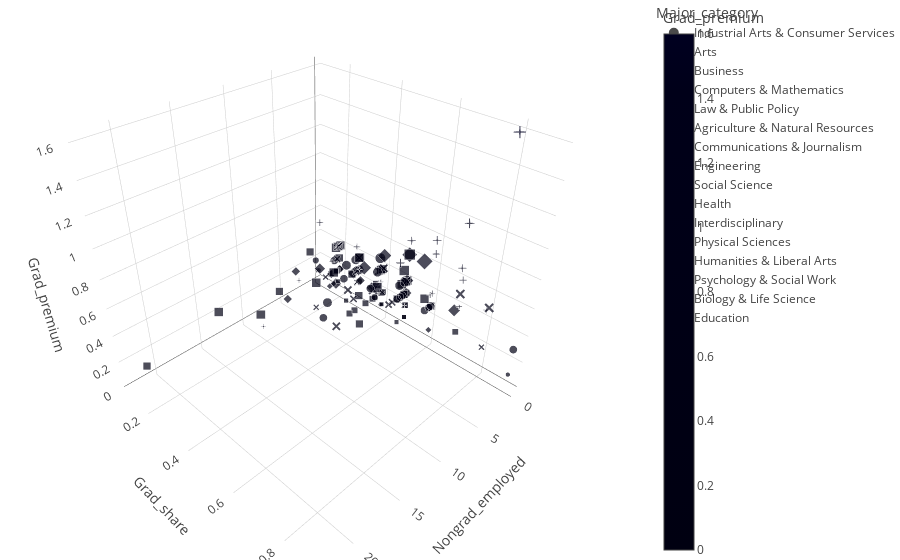

The notebook cell saved with this chart:
### Code cell
fig = px.scatter_3d(df_grad, x='Nongrad_employed', y='Grad_share', z='Grad_premium',
              color='Grad_premium', size='Grad_premium', size_max=18,
              symbol='Major_category', opacity=0.7)

# tight layout
fig.update_layout(margin=dict(l=0, r=0, b=0, t=0))

### Figure 1 — Plotly figure (JSON) as saved in the notebook; plotly's stock layout.template omitted (floating-point values rounded to 4 significant figures)
{"data": [{"hovertemplate": "Major_category=Industrial Arts & Consumer Services<br>Nongrad_employed=%{x}<br>Grad_share=%{y}<br>Grad_premium=%{marker.color}<extra></extra>", "legendgroup": "Industrial Arts & Consumer Services", "marker": {"color": [0.2, 0.1, 0.2, 0.3, 0.4, 0.3, 0.2], "coloraxis": "coloraxis", "opacity": 0.7, "size": [0.2, 0.1, 0.2, 0.3, 0.4, 0.3, 0.2], "sizemode": "area", "sizeref": 0.004938, "symbol": "circle"}, "mode": "markers", "name": "Industrial Arts & Consumer Services", "scene": "scene", "showlegend": true, "type": "scatter3d", "x": [0.7, 0.3, 0.1, 0.9, 2.2, 2.5, 0], "y": [0.1, 0.1, 0.2, 0.2, 0.3, 0.3, 0.4], "z": [0.2, 0.1, 0.2, 0.3, 0.4, 0.3, 0.2]}, {"hovertemplate": "Major_category=Arts<br>Nongrad_employed=%{x}<br>Grad_share=%{y}<br>Grad_premium=%{marker.color}<extra></extra>", "legendgroup": "Arts", "marker": {"color": [0.2, 0.1, 0.2, 0.3, 0.3, 0.3, 0.3, 0.3], "coloraxis": "coloraxis", "opacity": 0.7, "size": [0.2, 0.1, 0.2, 0.3, 0.3, 0.3, 0.3, 0.3], "sizemode": "area", "sizeref": 0.004938, "symbol": "diamond"}, "mode": "markers", "name": "Arts", "scene": "scene", "showlegend": true, "type": "scatter3d", "x": [3.5, 0.9, 0.1, 3.6, 0.4, 0.5, 1.2, 1.7], "y": [0.1, 0.2, 0.2, 0.3, 0.3, 0.3, 0.3, 0.4], "z": [0.2, 0.1, 0.2, 0.3, 0.3, 0.3, 0.3, 0.3]}, {"hovertemplate": "Major_category=Business<br>Nongrad_employed=%{x}<br>Grad_share=%{y}<br>Grad_premium=%{marker.color}<extra></extra>", "legendgroup": "Business", "marker": {"color": [0.3, 0.3, 0.4, 0.3, 0.2, 0.4, 0.4, 0.4, 0.4, 0.4, 0.3, 0.3, 0.3], "coloraxis": "coloraxis", "opacity": 0.7, "size": [0.3, 0.3, 0.4, 0.3, 0.2, 0.4, 0.4, 0.4, 0.4, 0.4, 0.3, 0.3, 0.3], "sizemode": "area", "sizeref": 0.004938, "symbol": "square"}, "mode": "markers", "name": "Business", "scene": "scene", "showlegend": true, "type": "scatter3d", "x": [1.5, 8.2, 0.7, 22.5, 1.3, 0.4, 15.1, 0.1, 12.8, 6.2, 1.4, 0.6, 0.5], "y": [0.1, 0.2, 0.2, 0.2, 0.2, 0.2, 0.2, 0.2, 0.3, 0.3, 0.3, 0.3, 0.3], "z": [0.3, 0.3, 0.4, 0.3, 0.2, 0.4, 0.4, 0.4, 0.4, 0.4, 0.3, 0.3, 0.3]}, {"hovertemplate": "Major_category=Computers & Mathematics<br>Nongrad_employed=%{x}<br>Grad_share=%{y}<br>Grad_premium=%{marker.color}<extra></extra>", "legendgroup": "Computers & Mathematics", "marker": {"color": [0.1, 0.4, 0.4, 0.4, 0.2, 0.2, 0.2, 0.1, 0.3, 0.2, 0.3], "coloraxis": "coloraxis", "opacity": 0.7, "size": [0.1, 0.4, 0.4, 0.4, 0.2, 0.2, 0.2, 0.1, 0.3, 0.2, 0.3], "sizemode": "area", "sizeref": 0.004938, "symbol": "x"}, "mode": "markers", "name": "Computers & Mathematics", "scene": "scene", "showlegend": true, "type": "scatter3d", "x": [0.4, 0.2, 0.4, 0.3, 2.1, 0.6, 6.2, 0.1, 0.1, 0.2, 2.6], "y": [0.1, 0.2, 0.2, 0.2, 0.2, 0.3, 0.3, 0.4, 0.5, 0.5, 0.5], "z": [0.1, 0.4, 0.4, 0.4, 0.2, 0.2, 0.2, 0.1, 0.3, 0.2, 0.3]}, {"hovertemplate": "Major_category=Law & Public Policy<br>Nongrad_employed=%{x}<br>Grad_share=%{y}<br>Grad_premium=%{marker.color}<extra></extra>", "legendgroup": "Law & Public Policy", "marker": {"color": [0.5, 0.3, 0.5, 0.3, 0.4], "coloraxis": "coloraxis", "opacity": 0.7, "size": [0.5, 0.3, 0.5, 0.3, 0.4], "sizemode": "area", "sizeref": 0.004938, "symbol": "cross"}, "mode": "markers", "name": "Law & Public Policy", "scene": "scene", "showlegend": true, "type": "scatter3d", "x": [0.1, 5.7, 0.5, 0.4, 0.1], "y": [0.1, 0.2, 0.4, 0.4, 0.6], "z": [0.5, 0.3, 0.5, 0.3, 0.4]}, {"hovertemplate": "Major_category=Agriculture & Natural Resources<br>Nongrad_employed=%{x}<br>Grad_share=%{y}<br>Grad_premium=%{marker.color}<extra></extra>", "legendgroup": "Agriculture & Natural Resources", "marker": {"color": [0.2, 0.4, 0.3, 0.3, 0.3, 0.3, 0, 0.5, 0, 0.1], "coloraxis": "coloraxis", "opacity": 0.7, "size": [0.2, 0.4, 0.3, 0.3, 0.3, 0.3, 0, 0.5, 0, 0.1], "sizemode": "area", "sizeref": 0.004938, "symbol": "circle"}, "mode": "markers", "name": "Agriculture & Natural Resources", "scene": "scene", "showlegend": true, "type": "scatter3d", "x": [0.7, 0.9, 0.5, 0.6, 0.6, 0.3, 0, 0.7, 0.1, 0.2], "y": [0.2, 0.3, 0.3, 0.3, 0.3, 0.3, 0.3, 0.4, 0.4, 0.4], "z": [0.2, 0.4, 0.3, 0.3, 0.3, 0.3, 0, 0.5, 0, 0.1]}, {"hovertemplate": "Major_category=Communications & Journalism<br>Nongrad_employed=%{x}<br>Grad_share=%{y}<br>Grad_premium=%{marker.color}<extra></extra>", "legendgroup": "Communications & Journalism", "marker": {"color": [0.2, 0.1, 0.2, 0.3], "coloraxis": "coloraxis", "opacity": 0.7, "size": [0.2, 0.1, 0.2, 0.3], "sizemode": "area", "sizeref": 0.004938, "symbol": "diamond"}, "mode": "markers", "name": "Communications & Journalism", "scene": "scene", "showlegend": true, "type": "scatter3d", "x": [1.3, 1.5, 7.2, 2.9], "y": [0.2, 0.2, 0.2, 0.2], "z": [0.2, 0.1, 0.2, 0.3]}, {"hovertemplate": "Major_category=Engineering<br>Nongrad_employed=%{x}<br>Grad_share=%{y}<br>Grad_premium=%{marker.color}<extra></extra>", "legendgroup": "Engineering", "marker": {"color": [0.3, 0.2, 0.2, 0.2, 0.1, 0, 0, 0.4, 0.3, 0.1, 0.3, 0.2, 0.2, 0.1, 0.2, 0.3, 0.2, 0, 0.2, 0.2, 0.2, 0.1, 0.3, 0.1, 0, 0.4, 0.1, 0.3, 0.2], "coloraxis": "coloraxis", "opacity": 0.7, "size": [0.3, 0.2, 0.2, 0.2, 0.1, 0, 0, 0.4, 0.3, 0.1, 0.3, 0.2, 0.2, 0.1, 0.2, 0.3, 0.2, 0, 0.2, 0.2, 0.2, 0.1, 0.3, 0.1, 0, 0.4, 0.1, 0.3, 0.2], "sizemode": "area", "sizeref": 0.004938, "symbol": "square"}, "mode": "markers", "name": "Engineering", "scene": "scene", "showlegend": true, "type": "scatter3d", "x": [0.2, 0.5, 0.6, 0.7, 0.3, 0.1, 0.1, 0.3, 0.4, 2.1, 3.5, 2.5, 1.2, 0.1, 4, 1, 0, 0.1, 4.7, 0.2, 0.1, 1.2, 0.4, 0.1, 0.1, 0.1, 0.1, 0.1, 0], "y": [0.2, 0.2, 0.2, 0.2, 0.2, 0.3, 0.3, 0.3, 0.3, 0.3, 0.4, 0.4, 0.4, 0.4, 0.4, 0.4, 0.4, 0.4, 0.4, 0.4, 0.5, 0.5, 0.5, 0.5, 0.5, 0.5, 0.5, 0.6, 0.7], "z": [0.3, 0.2, 0.2, 0.2, 0.1, 0, 0, 0.4, 0.3, 0.1, 0.3, 0.2, 0.2, 0.1, 0.2, 0.3, 0.2, 0, 0.2, 0.2, 0.2, 0.1, 0.3, 0.1, 0, 0.4, 0.1, 0.3, 0.2]}, {"hovertemplate": "Major_category=Social Science<br>Nongrad_employed=%{x}<br>Grad_share=%{y}<br>Grad_premium=%{marker.color}<extra></extra>", "legendgroup": "Social Science", "marker": {"color": [0.3, 0.3, 0.4, 0.3, 0.4, 0.4, 0.4, 0.5, 0.4], "coloraxis": "coloraxis", "opacity": 0.7, "size": [0.3, 0.3, 0.4, 0.3, 0.4, 0.4, 0.4, 0.5, 0.4], "sizemode": "area", "sizeref": 0.004938, "symbol": "x"}, "mode": "markers", "name": "Social Science", "scene": "scene", "showlegend": true, "type": "scatter3d", "x": [0.5, 0.8, 0.4, 4.2, 0.8, 5, 0.1, 4.9, 0.5], "y": [0.2, 0.3, 0.3, 0.4, 0.4, 0.4, 0.5, 0.5, 0.5], "z": [0.3, 0.3, 0.4, 0.3, 0.4, 0.4, 0.4, 0.5, 0.4]}, {"hovertemplate": "Major_category=Health<br>Nongrad_employed=%{x}<br>Grad_share=%{y}<br>Grad_premium=%{marker.color}<extra></extra>", "legendgroup": "Health", "marker": {"color": [0.3, 0.4, 0.3, 0.5, 0.1, 0.3, 0.3, 0.3, 0.4, 0, 0.5, 1.6], "coloraxis": "coloraxis", "opacity": 0.7, "size": [0.3, 0.4, 0.3, 0.5, 0.1, 0.3, 0.3, 0.3, 0.4, 0, 0.5, 1.6], "sizemode": "area", "sizeref": 0.004938, "symbol": "cross"}, "mode": "markers", "name": "Health", "scene": "scene", "showlegend": true, "type": "scatter3d", "x": [1.2, 0.5, 12.6, 0.8, 1.9, 0.5, 0.7, 0.4, 0.4, 1.2, 0.4, 0.2], "y": [0.2, 0.2, 0.3, 0.3, 0.4, 0.4, 0.4, 0.4, 0.4, 0.5, 0.8, 0.8], "z": [0.3, 0.4, 0.3, 0.5, 0.1, 0.3, 0.3, 0.3, 0.4, 0, 0.5, 1.6]}, {"hovertemplate": "Major_category=Interdisciplinary<br>Nongrad_employed=%{x}<br>Grad_share=%{y}<br>Grad_premium=%{marker.color}<extra></extra>", "legendgroup": "Interdisciplinary", "marker": {"color": [0.2], "coloraxis": "coloraxis", "opacity": 0.7, "size": [0.2], "sizemode": "area", "sizeref": 0.004938, "symbol": "circle"}, "mode": "markers", "name": "Interdisciplinary", "scene": "scene", "showlegend": true, "type": "scatter3d", "x": [0.3], "y": [0.3], "z": [0.2]}, {"hovertemplate": "Major_category=Physical Sciences<br>Nongrad_employed=%{x}<br>Grad_share=%{y}<br>Grad_premium=%{marker.color}<extra></extra>", "legendgroup": "Physical Sciences", "marker": {"color": [0.2, 0.5, 0.5, 0.3, 0.3, 0.4, 0.6, 0.1, 0.7, 0.4], "coloraxis": "coloraxis", "opacity": 0.7, "size": [0.2, 0.5, 0.5, 0.3, 0.3, 0.4, 0.6, 0.1, 0.7, 0.4], "sizemode": "area", "sizeref": 0.004938, "symbol": "diamond"}, "mode": "markers", "name": "Physical Sciences", "scene": "scene", "showlegend": true, "type": "scatter3d", "x": [0.1, 2.9, 0.1, 0.7, 0.1, 0.1, 0.1, 0, 1.8, 0.7], "y": [0.3, 0.4, 0.4, 0.5, 0.5, 0.5, 0.5, 0.6, 0.6, 0.7], "z": [0.2, 0.5, 0.5, 0.3, 0.3, 0.4, 0.6, 0.1, 0.7, 0.4]}, {"hovertemplate": "Major_category=Humanities & Liberal Arts<br>Nongrad_employed=%{x}<br>Grad_share=%{y}<br>Grad_premium=%{marker.color}<extra></extra>", "legendgroup": "Humanities & Liberal Arts", "marker": {"color": [0.4, 0.4, 0.4, 0.4, 0.4, 0.2, 0.3, 0.4, 0.3, 0.4, 0.5, 0.5, 0.3, 0.6, 0.4], "coloraxis": "coloraxis", "opacity": 0.7, "size": [0.4, 0.4, 0.4, 0.4, 0.4, 0.2, 0.3, 0.4, 0.3, 0.4, 0.5, 0.5, 0.3, 0.6, 0.4], "sizemode": "area", "sizeref": 0.004938, "symbol": "square"}, "mode": "markers", "name": "Humanities & Liberal Arts", "scene": "scene", "showlegend": true, "type": "scatter3d", "x": [3.9, 0.4, 0.3, 0.5, 0.3, 1.5, 0.4, 0.9, 6.5, 0.3, 0.7, 4.4, 1.4, 0.1, 1.2], "y": [0.3, 0.3, 0.4, 0.4, 0.4, 0.4, 0.5, 0.5, 0.5, 0.5, 0.5, 0.5, 0.5, 0.5, 0.6], "z": [0.4, 0.4, 0.4, 0.4, 0.4, 0.2, 0.3, 0.4, 0.3, 0.4, 0.5, 0.5, 0.3, 0.6, 0.4]}, {"hovertemplate": "Major_category=Psychology & Social Work<br>Nongrad_employed=%{x}<br>Grad_share=%{y}<br>Grad_premium=%{marker.color}<extra></extra>", "legendgroup": "Psychology & Social Work", "marker": {"color": [0.3, 0.4, 0.2, 0.3, 0.4, 0.4, 0.5, 0.2, 0.5], "coloraxis": "coloraxis", "opacity": 0.7, "size": [0.3, 0.4, 0.2, 0.3, 0.4, 0.4, 0.5, 0.2, 0.5], "sizemode": "area", "sizeref": 0.004938, "symbol": "x"}, "mode": "markers", "name": "Psychology & Social Work", "scene": "scene", "showlegend": true, "type": "scatter3d", "x": [0.6, 0.1, 0.1, 2.1, 9.4, 0.2, 0.1, 0.1, 0], "y": [0.3, 0.4, 0.4, 0.5, 0.5, 0.5, 0.7, 0.8, 0.8], "z": [0.3, 0.4, 0.2, 0.3, 0.4, 0.4, 0.5, 0.2, 0.5]}, {"hovertemplate": "Major_category=Biology & Life Science<br>Nongrad_employed=%{x}<br>Grad_share=%{y}<br>Grad_premium=%{marker.color}<extra></extra>", "legendgroup": "Biology & Life Science", "marker": {"color": [0.2, 0.3, 0.2, 0.7, 0.4, 0.4, 0.8, 0.8, 0.7, 0.6, 1, 0.4, 0.7, 0.4], "coloraxis": "coloraxis", "opacity": 0.7, "size": [0.2, 0.3, 0.2, 0.7, 0.4, 0.4, 0.8, 0.8, 0.7, 0.6, 1, 0.4, 0.7, 0.4], "sizemode": "area", "sizeref": 0.004938, "symbol": "cross"}, "mode": "markers", "name": "Biology & Life Science", "scene": "scene", "showlegend": true, "type": "scatter3d", "x": [0.8, 0.3, 0.2, 0, 0.4, 0.1, 5.1, 0.3, 0.2, 0, 0.3, 0, 0.4, 0], "y": [0.3, 0.3, 0.5, 0.5, 0.6, 0.6, 0.6, 0.6, 0.6, 0.7, 0.7, 0.7, 0.7, 0.7], "z": [0.2, 0.3, 0.2, 0.7, 0.4, 0.4, 0.8, 0.8, 0.7, 0.6, 1, 0.4, 0.7, 0.4]}, {"hovertemplate": "Major_category=Education<br>Nongrad_employed=%{x}<br>Grad_share=%{y}<br>Grad_premium=%{marker.color}<extra></extra>", "legendgroup": "Education", "marker": {"color": [0.4, 0.3, 0.2, 0.4, 0.3, 0.3, 0.4, 0.3, 0.4, 0.3, 0.3, 0.3, 0.3, 0.3, 0.3, 0.1], "coloraxis": "coloraxis", "opacity": 0.7, "size": [0.4, 0.3, 0.2, 0.4, 0.3, 0.3, 0.4, 0.3, 0.4, 0.3, 0.3, 0.3, 0.3, 0.3, 0.3, 0.1], "sizemode": "area", "sizeref": 0.004938, "symbol": "circle"}, "mode": "markers", "name": "Education", "scene": "scene", "showlegend": true, "type": "scatter3d", "x": [1, 1.9, 1.2, 7.6, 8.1, 1.4, 0.5, 0.7, 1.2, 1, 0.4, 0.3, 1, 0.1, 0, 0], "y": [0.4, 0.4, 0.4, 0.4, 0.4, 0.5, 0.5, 0.5, 0.5, 0.5, 0.6, 0.6, 0.6, 0.6, 0.9, 0.9], "z": [0.4, 0.3, 0.2, 0.4, 0.3, 0.3, 0.4, 0.3, 0.4, 0.3, 0.3, 0.3, 0.3, 0.3, 0.3, 0.1]}], "layout": {"coloraxis": {"colorbar": {"title": {"text": "Grad_premium"}}, "colorscale": [[0, "#000011"], [0.1111, "#000012"], [0.2222, "#000013"], [0.3333, "#000014"], [0.4444, "#000015"], [0.5556, "#000016"], [0.6667, "#000017"], [0.7778, "#000018"], [0.8889, "#000019"], [1, "#000020"]]}, "legend": {"itemsizing": "constant", "title": {"text": "Major_category"}, "tracegroupgap": 0}, "margin": {"b": 0, "l": 0, "r": 0, "t": 0}, "scene": {"domain": {"x": [0, 1], "y": [0, 1]}, "xaxis": {"title": {"text": "Nongrad_employed"}}, "yaxis": {"title": {"text": "Grad_share"}}, "zaxis": {"title": {"text": "Grad_premium"}}}}}
